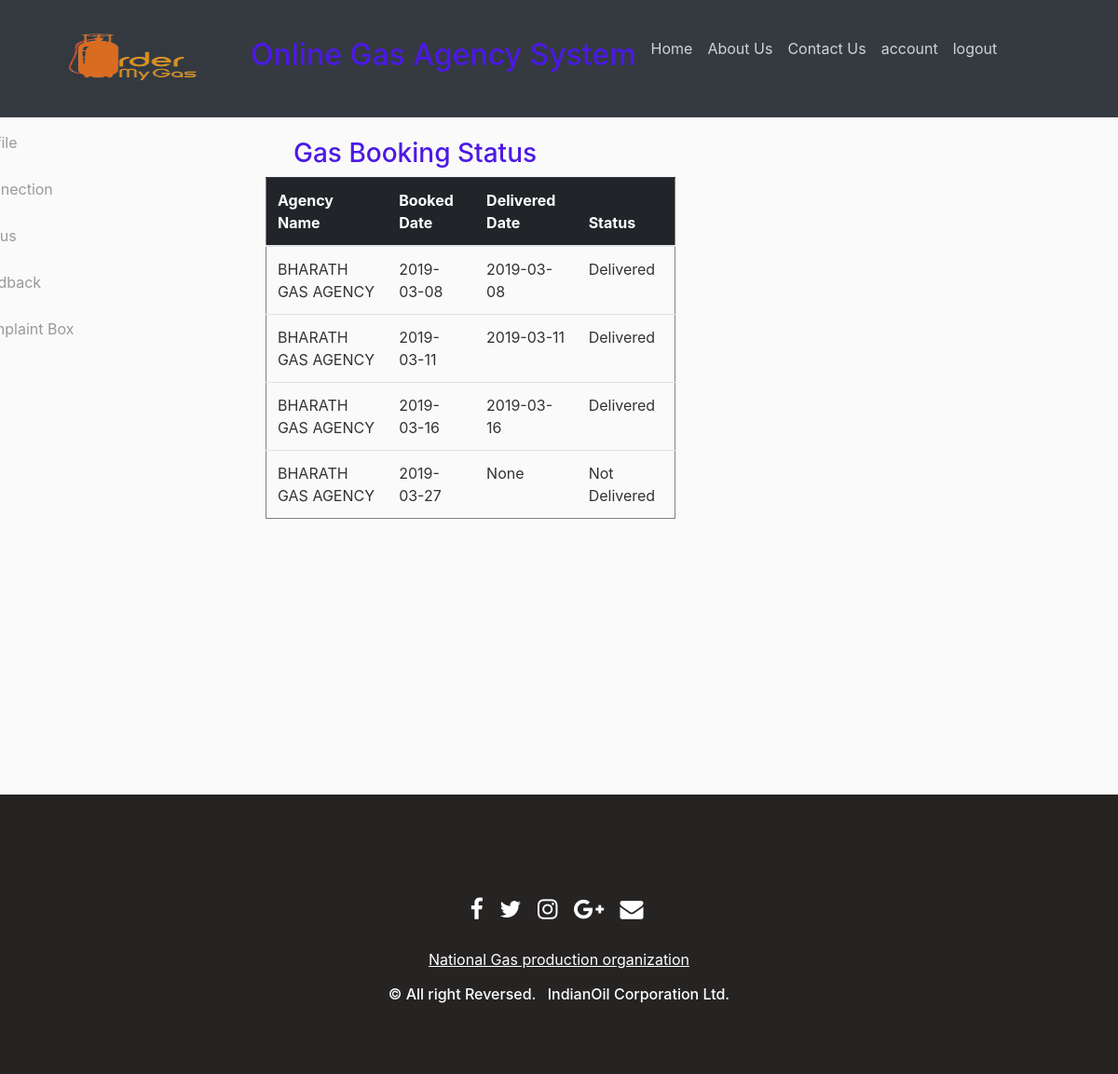
The app's page /Bstatus (signed in), older data.
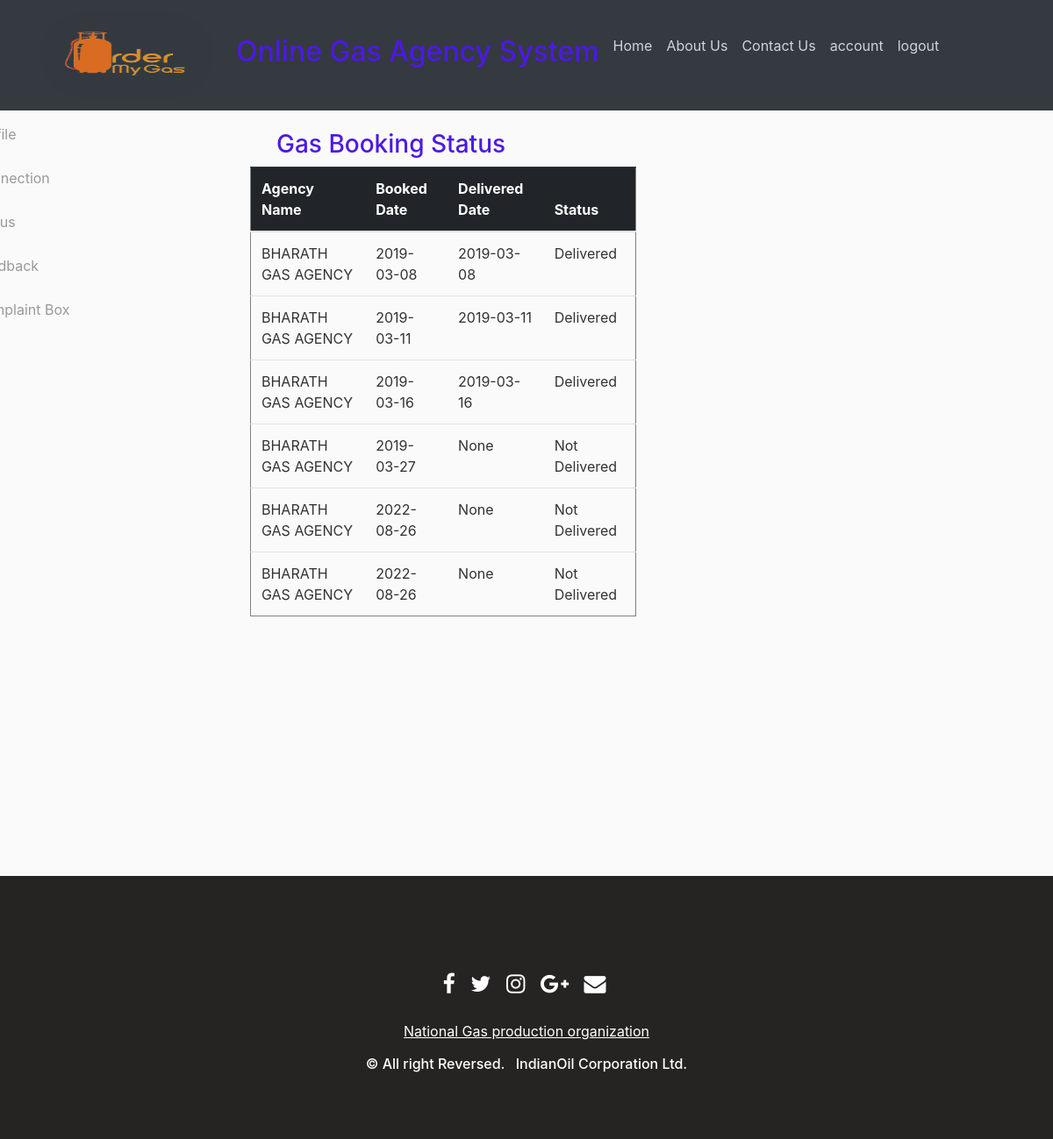
The same page, newer data.
### projectmain/dbcode.py (models this page shows, shortened)
class agent(db.Model):
    aid = db.Column(db.Integer, primary_key=True)
    fname = db.Column(db.String(20),nullable=False)
    lname = db.Column(db.String(20),nullable=False)
    gender = db.Column(db.String(10),nullable=False)
    phone_no = db.Column(db.String(10),nullable=False)
    adress = db.Column(db.String(200),nullable=False)
    sid =db.Column(db.Integer,db.ForeignKey(state.id,ondelete="CASCADE"),nullable=False)
    did = db.Column(db.Integer,db.ForeignKey(district.did,ondelete="CASCADE"),nullable=False)
    cid = db.Column(db.Integer,db.ForeignKey(city.cid,ondelete="CASCADE"),nullable=False)
    agency_name = db.Column(db.String(40),unique=True,nullable=False)
    username = db.Column(db.String(20), unique=True, nullable=False)
    email = db.Column(db.String(120), unique=True, nullable=False)
    image_file = db.Column(db.String(20), nullable=False, default='default.jpg')
    password = db.Column(db.String(60), nullable=False)
    ctype = db.relationship('connection_type', secondary=ctype,backref=db.backref('agents', lazy='dynamic'))
    cyli = db.relationship('cylinders',cascade='all,delete',backref='agent')
    book = db.relationship('booking',cascade='all,delete',backref='agent')
    rol = db.relationship('roles',cascade='all,delete',backref='agent')
    fbck = db.relationship('feedback',cascade='all,delete',backref='agent')

class booking(db.Model):
    bid = db.Column(db.Integer,primary_key=True)
    bdate = db.Column(db.DateTime,nullable=False,default=datetime.utcnow)
    ddate = db.Column(db.DateTime,nullable=True)
    uid = db.Column(db.Integer,db.ForeignKey(User_reg.id),nullable=False)
    aid = db.Column(db.Integer,db.ForeignKey(agent.aid),nullable=False)
    status = db.Column(db.String(20),nullable=False)

### projectmain/consumer/routs.py (the view)
@Consumer.route("/Bstatus",methods=['GET','POST'])
@login_required
def Bstatus():
    if current_user.is_authenticated and current_user.role=='consumer':
        pass
    else:
        abort(403)
    book = booking.query.filter_by(uid=current_user.uid).all()
    return render_template('Bstatus.html',title='booking status',book=book,agent=agent)

### projectmain/dbcode.py (called while the page is built)
@login_manager.user_loader
def load_user(id):
    return roles.query.get(int(id))

### projectmain/templates/Bstatus.html
{% extends 'user_account.html' %}
{% block user_ac %}
 <h3>Gas Booking Status</h3>
 <table class="table" frame='box' style="margin-right:300px;margin-left:-30px">
  <thead class="table-dark">
    <tr>
      <th scope="col">Agency Name</th>
      <th scope="col">Booked Date</th>
      <th scope="col">Delivered Date</th>
      <th scope="col">Status</th>
    </tr>
  </thead>
  <tbody>
    {% for user in book  %}
    {% with a = agent.query.filter_by(aid=user.aid).first() %}
    <tr>
       <td>{{ a.agency_name }}</td>
        <td>{{  user.bdate.strftime('%Y-%m-%d') }}</td>
        {% if user.ddate %}
          <td>{{ user.ddate.strftime('%Y-%m-%d') }}</td>
        {% else %}
          <td>{{ user.ddate }}</td>
        {% endif %}
        <td>{{ user.status }}</td>
    </tr>
    {% endwith %}
    {% endfor %}
  </tbody>
</table>
{% endblock user_ac %}

### projectmain/templates/user_account.html (shortened to what this page needs)
{% extends 'layout.html' %}
{% block content %}
  <br><br>
  <div id="wrapper">
        <div id="sidebar-wrapper">
            <ul class="sidebar-nav">
                <li>
                    <a href="profile">Profile</a>
                </li>
                <li>
                    <a href="Uconnection">Connection</a>
                </li>
                <li>
                    <a href="Bstatus">Status</a>
                </li>
                <li>
                    <a href="FeedBack">Feedback</a>
                </li>
                <li>
                    <a href="Complaint">Complaint Box</a>
                </li>
            </ul>
        </div>
        <div id="page-content-wrapper">
          			{% block user_ac %}{% endblock %}
        </div>
    </div>
{% endblock content %}

### projectmain/templates/layout.html (shortened to what this page needs)
<!DOCTYPE html>
<html>
<head>
    <link rel="stylesheet" href="https://maxcdn.bootstrapcdn.com/bootstrap/4.0.0/css/bootstrap.min.css">
<link rel="stylesheet" type="text/css" href="{{ url_for('static', filename='main.css') }}">
</head>
<body>
    <header class="site-header">
      <nav class="navbar fixed-top navbar-expand-sm navbar-dark bg-dark">
        <div class="container">
         <a class="navbar-brand" href="#"><img src="{{ url_for('static',filename='logos/logo1.png') }}" alt='Bootstrappin' style="width:200px;height:100px;border-radius: 150px;"></a>
<div class="collapse navbar-collapse" id="nav-content">
<ul class="navbar-nav">
<li class="nav-item">
<a class="nav-link" href="#"><h2>Online Gas Agency System</h2></a>
</li>
<li class="nav-item">
<a class="nav-link" href="home">Home</a>
</li>
<li class="nav-item">
<a class="nav-link" href="about">About Us</a>
</li>
{% if current_user.is_authenticated and current_user.role == 'admin'  %}
<li class="nav-item">
  <a class="nav-link" href="admin">account</a>
</li>
<li class="nav-item">
  <a class="nav-link" href="logout">logout</a>
</li>
{% elif current_user.is_authenticated and current_user.role == 'consumer'  %}
<li class="nav-item">
  <a class="nav-link" href="contact">Contact Us</a>
</li>
<li class="nav-item">
  <a class="nav-link" href="account">account</a>
</li>
<li class="nav-item">
  <a class="nav-link" href="logout">logout</a>
</li>
{% endif %}
</ul>
            </div>
          </div>
      </nav>
    </header>
    <main role="main" class="container">
      <div class="row">
        <div class="col-md-8">
          {% block content %}{% endblock %}
        </div>
      </div>
    </main>
    <section id="footer">
    <div class="container">
      <div class="row">
        <div class="col-xs-12 col-sm-12 col-md-12 mt-2 mt-sm-5">
          <ul class="list-unstyled list-inline social text-center">
            <li class="list-inline-item"><a href="javascript:void();"><i class="fa fa-facebook"></i></a></li>
            <li class="list-inline-item"><a href="javascript:void();"><i class="fa fa-twitter"></i></a></li>
            <li class="list-inline-item"><a href="javascript:void();"><i class="fa fa-instagram"></i></a></li>
            <li class="list-inline-item"><a href="javascript:void();"><i class="fa fa-google-plus"></i></a></li>
            <li class="list-inline-item"><a href="javascript:void();" target="_blank"><i class="fa fa-envelope"></i></a></li>
          </ul>
        </div>
      </div>
      <div class="row">
        <div class="col-xs-12 col-sm-12 col-md-12 mt-2 mt-sm-2 text-center text-white">
          <p><u><a href="https://www.nationaltransaction.com/">National Gas production organization</a></u></p>
          <p class="h6">&copy All right Reversed.<a class="text-green ml-2" href="https://www.sunlimetech.com" target="_blank"> IndianOil Corporation Ltd.</a></p>
        </div>
      </div>
    </div>
  </section>
</body>
</html>

### projectmain/static/main.css (style rules this page uses)
section { padding: 60px 0; }
#footer { background: #262323 !important; clear: both; position: relative; height: 300px; margin-top: 260px; }
#footer a { color: #ffffff; text-decoration: none !important; background-color: transparent; -webkit-text-decoration-skip: objects; }
#footer ul.social li { padding: 3px 0; }
#footer ul.social li a i { margin-right: 5px; font-size:25px; -webkit-transition: .5s all ease; -moz-transition: .5s all ease; transition: .5s all ease; }
#footer ul.social li a, #footer ul.quick-links li a { color:#ffffff; }
body { background: #fafafa; color: #333333; margin-top: 5rem; }
h1, h2, h3, h4, h5, h6 { color: #4C19E4; }
.site-header .navbar-nav .nav-link { color: #cbd5db; }
#wrapper { padding-left: 0; -webkit-transition: all 0.5s ease; -moz-transition: all 0.5s ease; -o-transition: all 0.5s ease; transition: all 0.5s ease; }
#sidebar-wrapper { z-index: 1000; position: absolute; left: 170px; width: 0; height: 100%; margin-left: -250px; overflow-y: none; -webkit-transition: all 0.5s ease; -moz-transition: all 0.5s ease; -o-transition: all 0.5s ease; transition: all 0.5s ease; max-width: 100%; }
#page-content-wrapper { width: 100%; position: absolute; padding: 15px; }
.sidebar-nav { position: absolute; top: 0; width: 250px; margin: 0; padding: 0; list-style: none; }
.sidebar-nav li { text-indent: 20px; line-height: 50px; }
.sidebar-nav li a { display: block; text-decoration: none; color: #999999; }
@media (min-width:768px) { #wrapper { padding-left: 250px; } }
@media (min-width:768px) { #sidebar-wrapper { width: 250px; } }
@media (min-width:768px) { #page-content-wrapper { padding: 20px; position: relative; } }

Row changes from the older to the newer data that the page shows:
added booking: {{ a.agency_name }} "BHARATH GAS AGENCY", bdate "2022-08-26", ddate "None", status "Not Delivered"
added booking: {{ a.agency_name }} "BHARATH GAS AGENCY", bdate "2022-08-26", ddate "None", status "Not Delivered"
